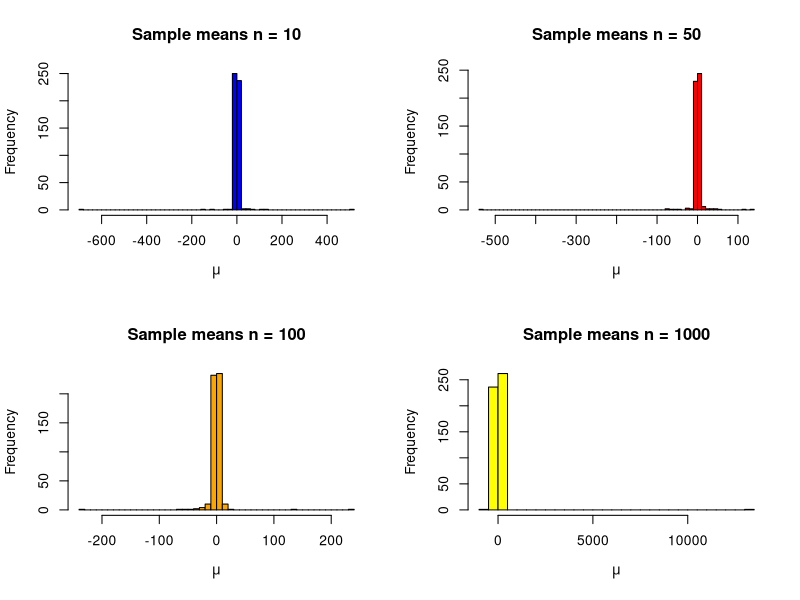

Reproduce this figure in R.
# Question 4

# Parts A & B
# individual sample size
n <- c(10, 50, 100, 1000)

# the number of simulations per sample size
N <- 500

# number of columns in the matrices
C <- 4

sample_mean <- matrix(NA, N, C)

iter <- 0

for (j in 1:length(n)) {
  for (i in 1:N) {
    draws <- rcauchy(n[j])
    sample_mean[i, j] <- mean(draws)
  }
}

# Part C
means_table <- data.frame(
  mean(sample_mean[,1]),
  mean(sample_mean[,2]),
  mean(sample_mean[,3]),
  mean(sample_mean[,4])
)

colnames(means_table) <- c('n = 10', 'n = 50', 'n = 100', 'n = 1000')
means_table

sd_table <- data.frame(
  sd(sample_mean[,1]),
  sd(sample_mean[,2]),
  sd(sample_mean[,3]),
  sd(sample_mean[,4])
)

colnames(sd_table) <- c('n = 10', 'n = 50', 'n = 100', 'n = 1000')
sd_table

# Part D
par(mfrow = c(2,2))

hist(
  sample_mean[,1],
  breaks = 50,
  main = 'Sample means n = 10',
  xlab = expression(mu),
  col = 'blue'
)

hist(
  sample_mean[,2],
  breaks = 50,
  main = 'Sample means n = 50',
  xlab = expression(mu),
  col = 'red'
)

hist(
  sample_mean[,3],
  breaks = 50,
  main = 'Sample means n = 100',
  xlab = expression(mu),
  col = 'orange'
)

hist(
  sample_mean[,4],
  breaks = 50,
  main = 'Sample means n = 1000',
  xlab = expression(mu),
  col = 'yellow'
)
